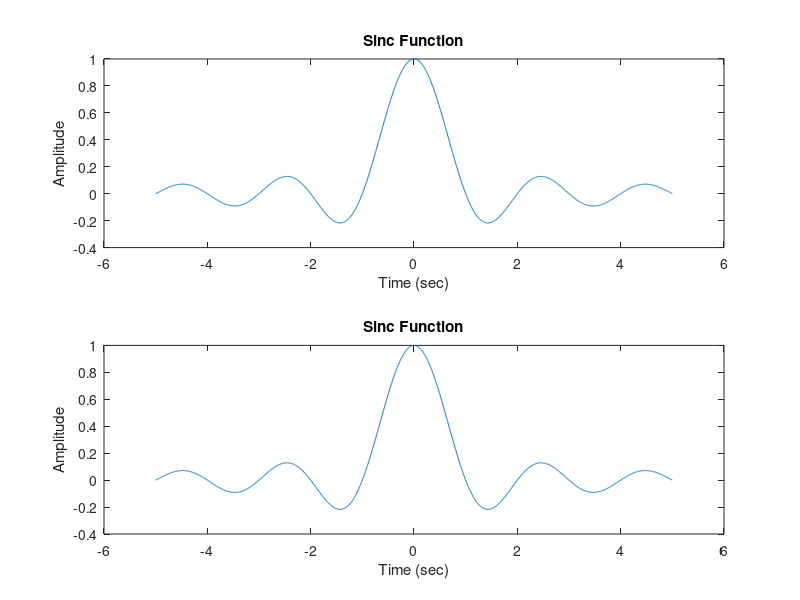

Source code (MATLAB):
clc;
clear all;
close all;
t = -5:0.005:5;
y = (sin(pi*t))./((pi*t));
Z=sinc(t);
subplot(2,1,1);plot(t,y);
xlabel('Time (sec)');
ylabel('Amplitude');
title('Sinc Function');

subplot(2,1,2);plot(t,Z);
xlabel('Time (sec)');
ylabel('Amplitude');
title('Sinc Function');
